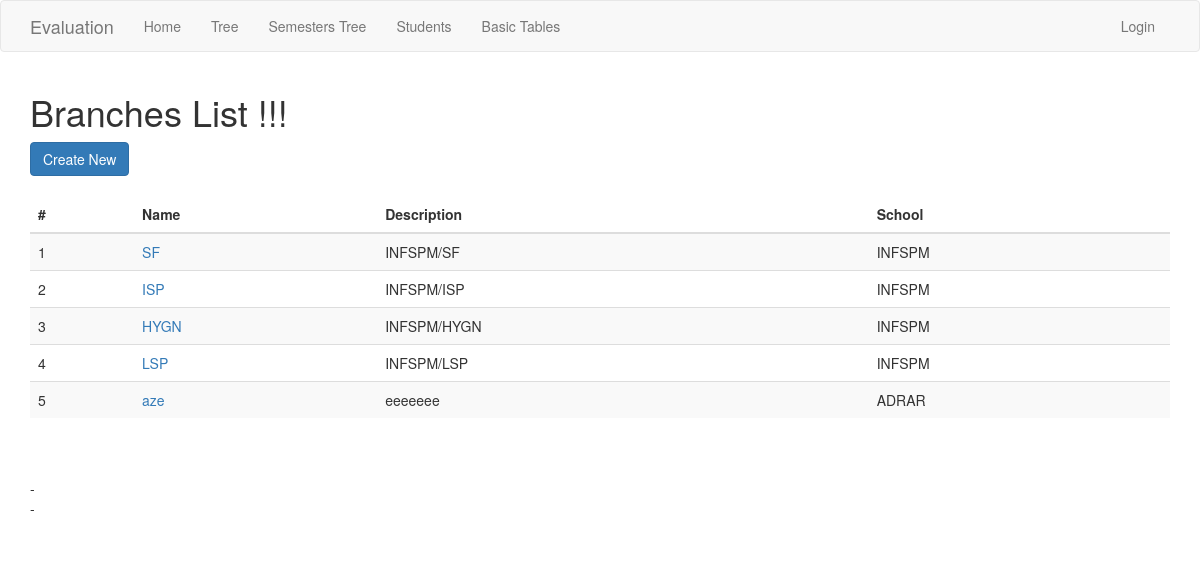
Before: /branch/ with the older database file.
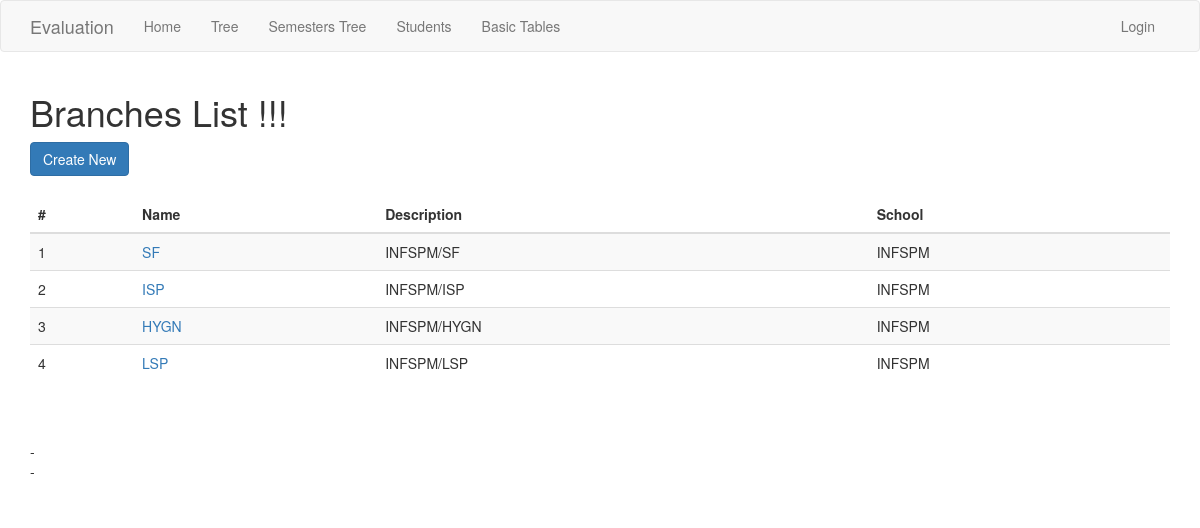
After: the same page with the newer database file.
### app/models.py (models this page shows, shortened)
class Branch(db.Model):
    id = db.Column(db.Integer, primary_key=True)
    name = db.Column(db.String(100), index=True, unique=True)
    description = db.Column(db.String(150))
    school_id = db.Column(db.Integer, db.ForeignKey('school.id'))
    students = db.relationship('Student', backref='branch')
    semesters = db.relationship('Semester', backref='branch')
    promos = db.relationship('Promo', backref='branch')

class School(db.Model):
    id = db.Column(db.Integer, primary_key=True)
    name = db.Column(db.String(100), index=True, unique=True)
    description = db.Column(db.String(150))
    branches = db.relationship('Branch', backref='school')

### app/routesBT.py (the view)
@app.route('/branch/')
@register_breadcrumb(app, '.basic.branch', 'Branches')
def branch_index():
    branches = Branch.query.order_by(Branch.school_id).all()
    return render_template('basic-forms/branch/index.html', title='Branches List', branches=branches)

### app/templates/basic-forms/branch/index.html (shortened to what this page needs)
{% extends "base.html" %}
{% block app_content %}
  <h1>Branches List !!!</h1>
  <div>
      <a class="btn btn-primary" href="{{ url_for('branch_create') }}">Create New</a>
  </div>
  <div>
    <table class="table table-striped">
      <thead>
        <tr>
          <th scope="col">#</th>
          <th scope="col">Name</th>
          <th scope="col">Description</th>
          <th scope="col">School</th>
        </tr>
      </thead>
      <tbody>
      {% for branch in branches %}
        <tr>
          <td>{{loop.index}}</td>
          <td><a href="{{ url_for('branch_view', id=branch.id) }}">{{ branch.name }}</a></td>
          <td>{{ branch.description | replace("None", "") }}</td>
          <td>{{ branch.school.name | replace("None", "") }}</td>
        </tr>
      {% endfor %}
      </tbody>
    </table>
    - </br>
    - </br>
  </div>
{% endblock %}

Changed rows visible on the page:
removed Branch: name "aze", description "eeeeeee", school.name "ADRAR"
